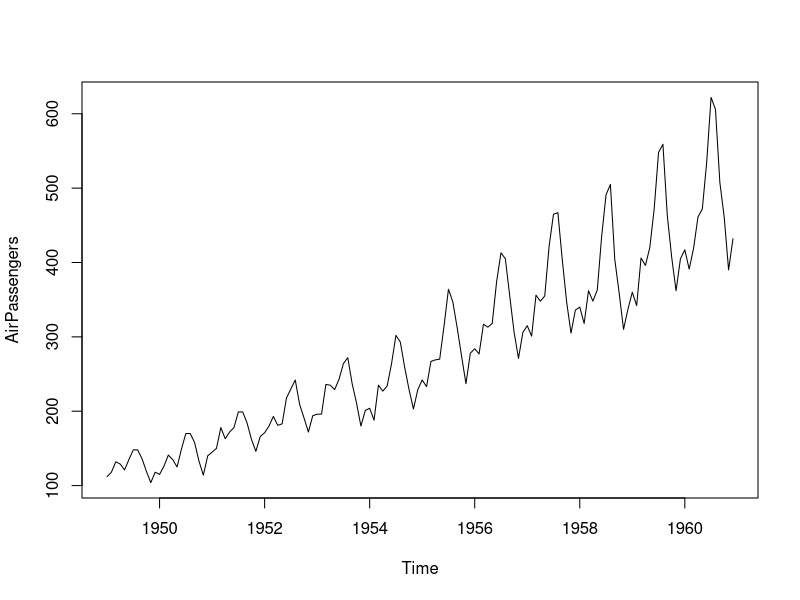
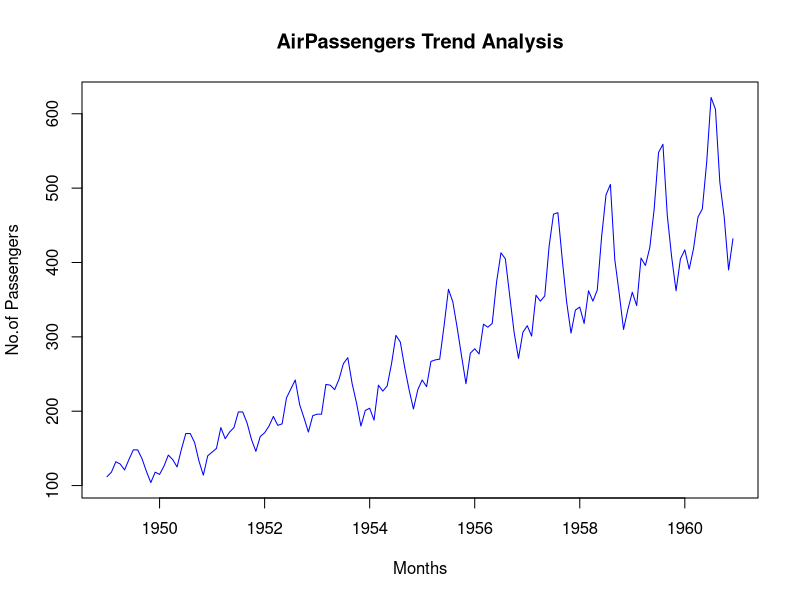
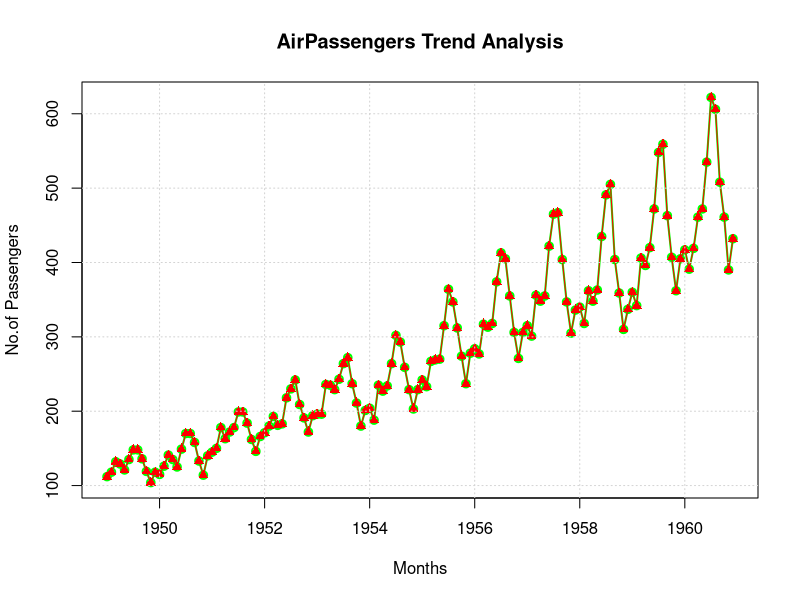
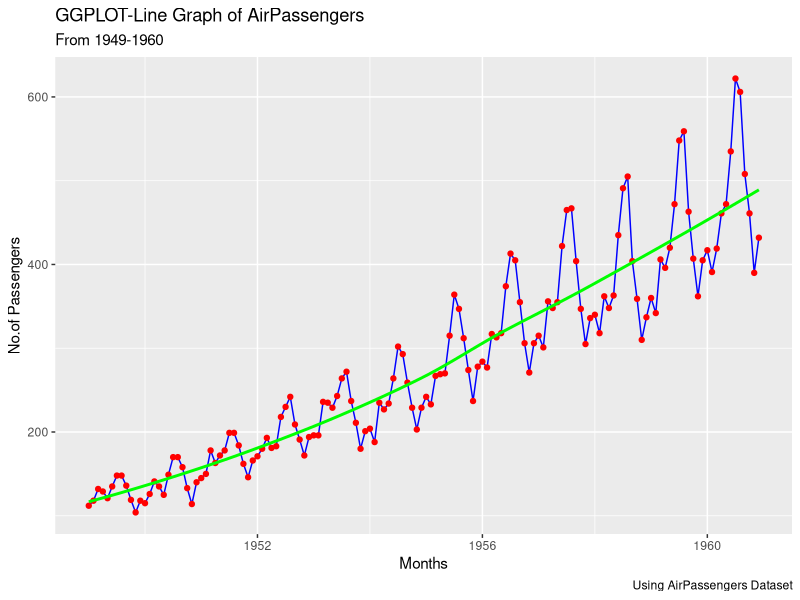

Write the R code that produced these figures, in order.
#load the Dataset
AirPassengers

#Verify the Dataset
class(AirPassengers)
View(AirPassengers)

# Convert the Dataset to dataframe
ap_df <- data.frame(
  year = time(AirPassengers),
  passengers = as.numeric(AirPassengers)
)

ap_df_months <- data.frame(
  year = floor(time(AirPassengers)),
  month = cycle(time(AirPassengers)),
  passengers = as.numeric(AirPassengers)
)

ap_df_months

# Basic plot
plot(AirPassengers)

plot(AirPassengers,
     main = "AirPassengers Trend Analysis",
     xlab = "Months",
     ylab = "No.of Passengers",
     col = "blue"
)
# Changing the Line Width
plot(AirPassengers,
     type = 'o',
     lwd = 2,
     main = "AirPassengers Trend Analysis",
     xlab = "Months",
     ylab = "No.of Passengers",
     col = "green"
)     
points(AirPassengers,
       type = 'o',
       pch = 17,
       col = "red"
)
grid()

library(ggplot2)
ggplot(ap_df,
       aes(x=year,y=passengers)
)+
  geom_line(
    col="blue",
    linewidth = 0.5)+
  labs(
    title="GGPLOT-Line Graph of AirPassengers",
    caption = "Using AirPassengers Dataset",
    subtitle = "From 1949-1960",
    x = "Months",
    y = "No.of Passengers"
  )+
  geom_point(color = 'red')+
  geom_smooth(se=FALSE, color = 'green')

